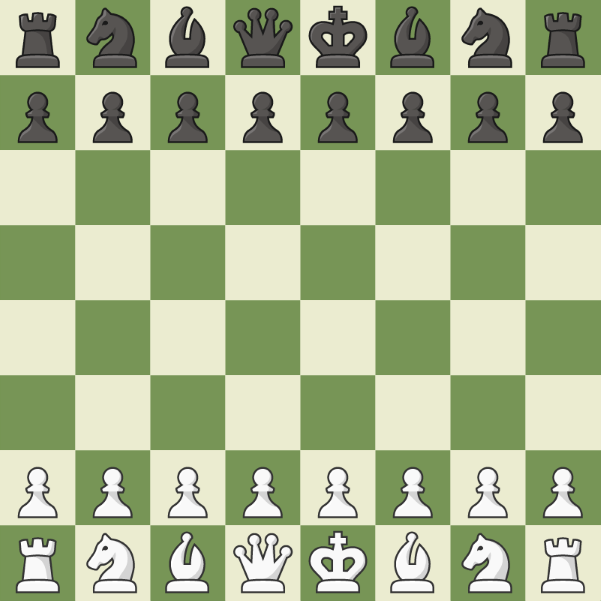
#> input picture img/tabuleiro.png, 601 x 601 px
$ python -i reconhecimento_imagem.py   (imports and definitions only)
#> lines starting #> are read from the running program, lines starting #| are printed output that depends on the picture; after the words box and inside, x2 and y2 are one past the last pixel; in counts of white or black regions, pixels touching at a corner belong together
import cv2
import numpy as np

def preprocess_image(image):
    # Converte a imagem para tons de cinza
    gray = cv2.cvtColor(image, cv2.COLOR_BGR2GRAY)

    # Aplica uma limiarização para binarizar a imagem
    _, binary = cv2.threshold(gray, 100, 255, cv2.THRESH_BINARY)

    # Realiza a detecção de bordas usando Canny
    edges = cv2.Canny(binary, 50, 150)

    return edges

def detect_pieces(image):
    # Encontra os contornos na imagem
    contours, _ = cv2.findContours(image.copy(), cv2.RETR_EXTERNAL, cv2.CHAIN_APPROX_SIMPLE)

    piece_centers = []

    for contour in contours:
        M = cv2.moments(contour)
        if M["m00"] != 0:
            cX = int(M["m10"] / M["m00"])
            cY = int(M["m01"] / M["m00"])
            piece_centers.append((cX, cY))

    return piece_centers

def filter_points(piece_centers, image):
    filtered_points = {}

    for center in piece_centers:
        # Calcula a posição da casa no tabuleiro
        row = int(center[1] / (image.shape[0] / 8))
        col = int(center[0] / (image.shape[1] / 8))

        # Calcula o ponto central da casa no tabuleiro
        x_center = (col + 0.5) * (image.shape[1] / 8)
        y_center = (row + 0.5) * (image.shape[0] / 8)

        # Adiciona o ponto central corrigido à lista de pontos filtrados
        filtered_points[(row, col)] = (int(x_center), int(y_center))

    return list(filtered_points.values())

def create_chessboard_matrix(piece_centers, image):
    # Inicializa uma matriz 8x8 com zeros
    chessboard_matrix = np.zeros((8, 8), dtype=int)

    # Itera sobre os centros das peças detectadas
    for center in piece_centers:
        # Calcula a posição da peça no tabuleiro
        row = int(center[1] / (image.shape[0] / 8))
        col = int(center[0] / (image.shape[1] / 8))

        # Verifica a cor da peça com base na intensidade do pixel na vizinhança do centro
        window = image[max(center[1]-5,0):min(center[1]+5,image.shape[0]), max(center[0]-5,0):min(center[0]+5,image.shape[1])]
        intensity = np.mean(window)  # Calcula a média da intensidade dos pixels na vizinhança do centro

        # print(intensity)

        if intensity > 120:  # Ajuste do limiar para distinguir as peças pretas
            chessboard_matrix[row, col] = 1  # Peças brancas têm valor 1
        else:
            chessboard_matrix[row, col] = 5  # Peças pretas têm valor 5

    return chessboard_matrix

# Função para processar uma imagem e criar uma matriz correspondente
def process_image(image_path):
#> called with image_path = 'img/tabuleiro.png'
    image = cv2.imread(image_path)
#> image is the input picture: shape (601, 601, 3); mean B, G, R 144.9, 183.9, 170.8

    # Pré-processa a imagem
    processed_image = preprocess_image(image)
#> in preprocess_image, `gray = cv2.cvtColor(image, cv2.COLOR_BGR2GRAY)`:
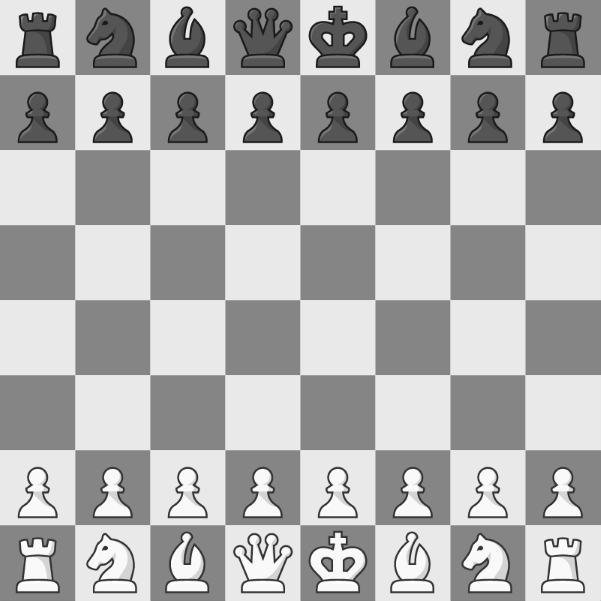
#> gray: shape (601, 601); min 26, max 255, mean 175.8
#> in preprocess_image, `_, binary = cv2.threshold(gray, 100, 255, cv2.THRESH_BINARY)`:
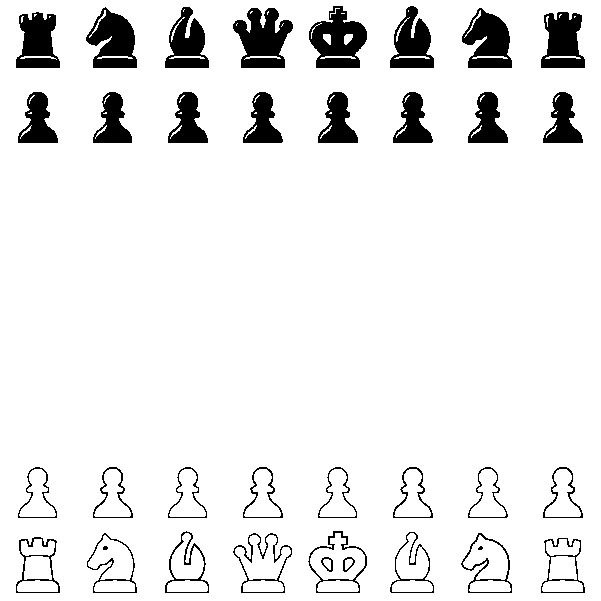
#> binary: shape (601, 601); 91.7% white; 36 black regions (2 under 20 px), largest, box (x1, y1, x2, y2) and area: (233, 8, 293, 68) 2266, (309, 6, 367, 68) 2208, (86, 7, 137, 68) 1981
#> in preprocess_image, `edges = cv2.Canny(binary, 50, 150)`:
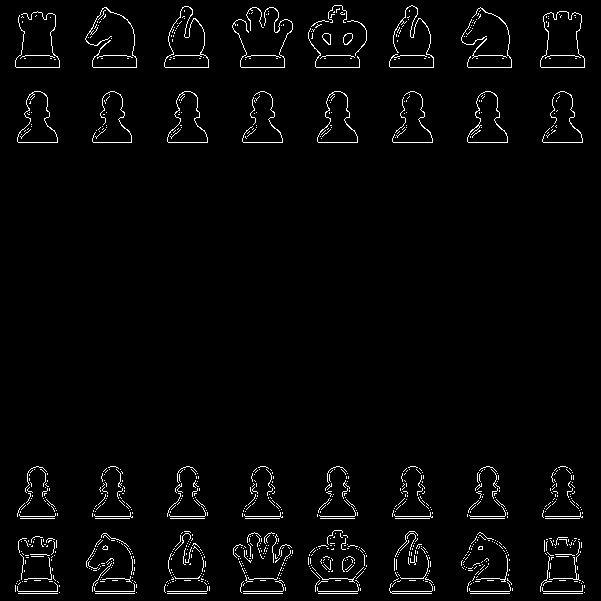
#> edges: shape (601, 601); 2.6% white in thin lines or dots

    # Detecta as peças na imagem pré-processada
    piece_centers = detect_pieces(processed_image)
#> in detect_pieces, `contours, _ = cv2.findContours(image.copy(), cv2.RETR_EXTERNAL, cv2.CH..`: contours = 923 contours, 914 with area under 20; largest, box (x1, y1, x2, y2) and area: (540, 11, 585, 68) 1870, (164, 6, 209, 68) 1701, (317, 91, 358, 143) 1220, (17, 91, 58, 143) 1220, (167, 91, 208, 143) 1219
#> the loop in detect_pieces, `for contour in contours:` made 923 passes
#> (cX, cY) on passes 18, 33, 38, 43, 83, 86, 87, 89, 95, 99, 100, 113: (581, 590), (133, 590), (390, 591), (56, 590), (507, 579), (201, 578), (425, 578), (172, 578), (128, 580), (245, 579), (192, 577), (347, 579)
#> cX on pass 490: 430
#> after the loop in detect_pieces, `for contour in contours:`: piece_centers = 103 pairs, first value 29 to 581, second value 9 to 591

    # Filtra os pontos para garantir que estejam no centro de cada casa do tabuleiro
    filtered_points = filter_points(piece_centers, image)
#> the loop in filter_points, `for center in piece_centers:` made 103 passes
#> (center, row, col, x_center, y_center) on passes 1 to 12: ((581, 590), 7, 7, 563.4, 563.4), ((133, 590), 7, 1, 112.7, 563.4), ((390, 591), 7, 5, 413.2, 563.4), ((56, 590), 7, 0, 37.56, 563.4), ((507, 579), 7, 6, 488.3, 563.4), ((201, 578), 7, 2, 187.8, 563.4), ((425, 578), 7, 5, 413.2, 563.4), ((172, 578), 7, 2, 187.8, 563.4), ((128, 580), 7, 1, 112.7, 563.4), ((245, 579), 7, 3, 262.9, 563.4), ((192, 577), 7, 2, 187.8, 563.4), ((347, 579), 7, 4, 338.1, 563.4)
#> after the loop in filter_points, `for center in piece_centers:`: filtered_points = 32 items
#> filtered_points = 32 pairs, first value 37 to 563, second value 37 to 563

    # Cria a matriz do tabuleiro de xadrez
    chessboard_matrix = create_chessboard_matrix(filtered_points, image)
#> the loop in create_chessboard_matrix, `for center in piece_centers:` made 32 passes
#> (center, row, col, intensity) on passes 1 to 12: ((563, 563), 7, 7, 245.1), ((112, 563), 7, 1, 176.9), ((413, 563), 7, 5, 180.2), ((37, 563), 7, 0, 246.3), ((488, 563), 7, 6, 166.6), ((187, 563), 7, 2, 156.4), ((262, 563), 7, 3, 241.9), ((338, 563), 7, 4, 246.8), ((563, 488), 6, 7, 236.2), ((413, 488), 6, 5, 236.1), ((262, 488), 6, 3, 235), ((112, 488), 6, 1, 235.2)

    return chessboard_matrix

# [63 lines left out: functions agrupar_pares, display_difference, compare_image, not called in this run]


>>> result = process_image('img/tabuleiro.png')
